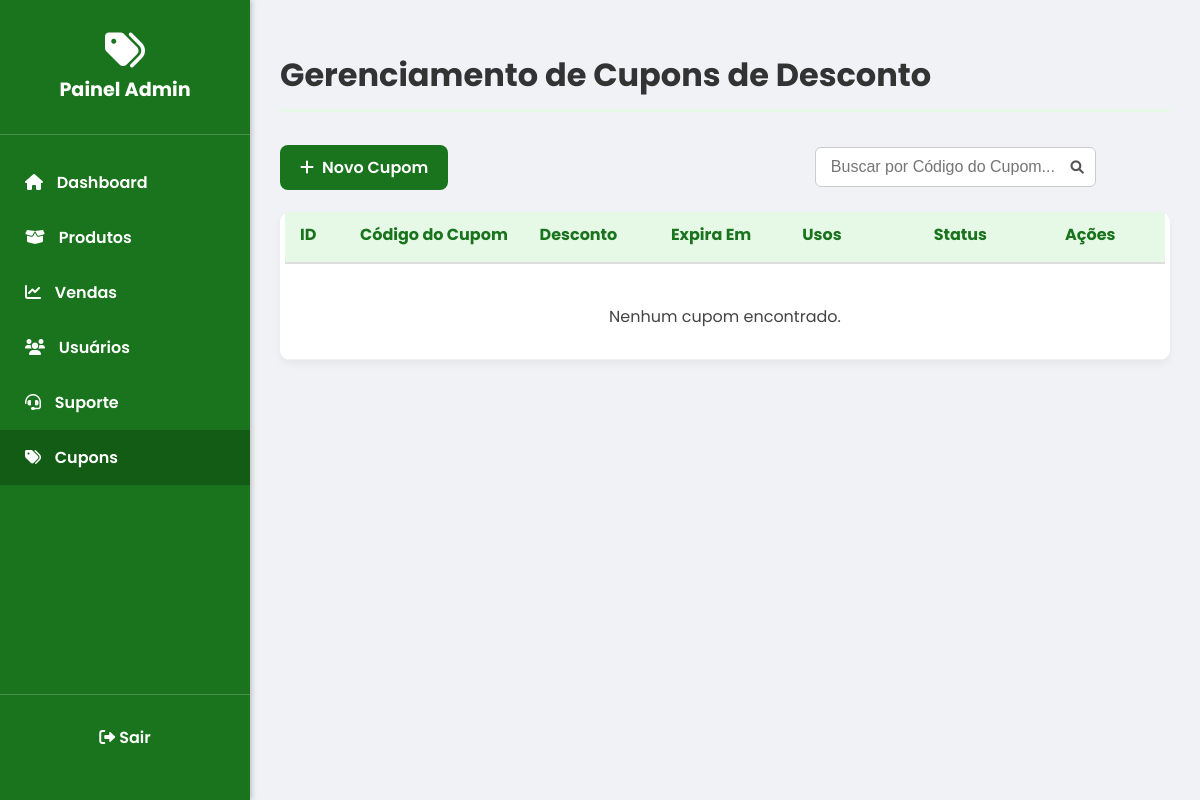
The app's page /cupons.php, older data.
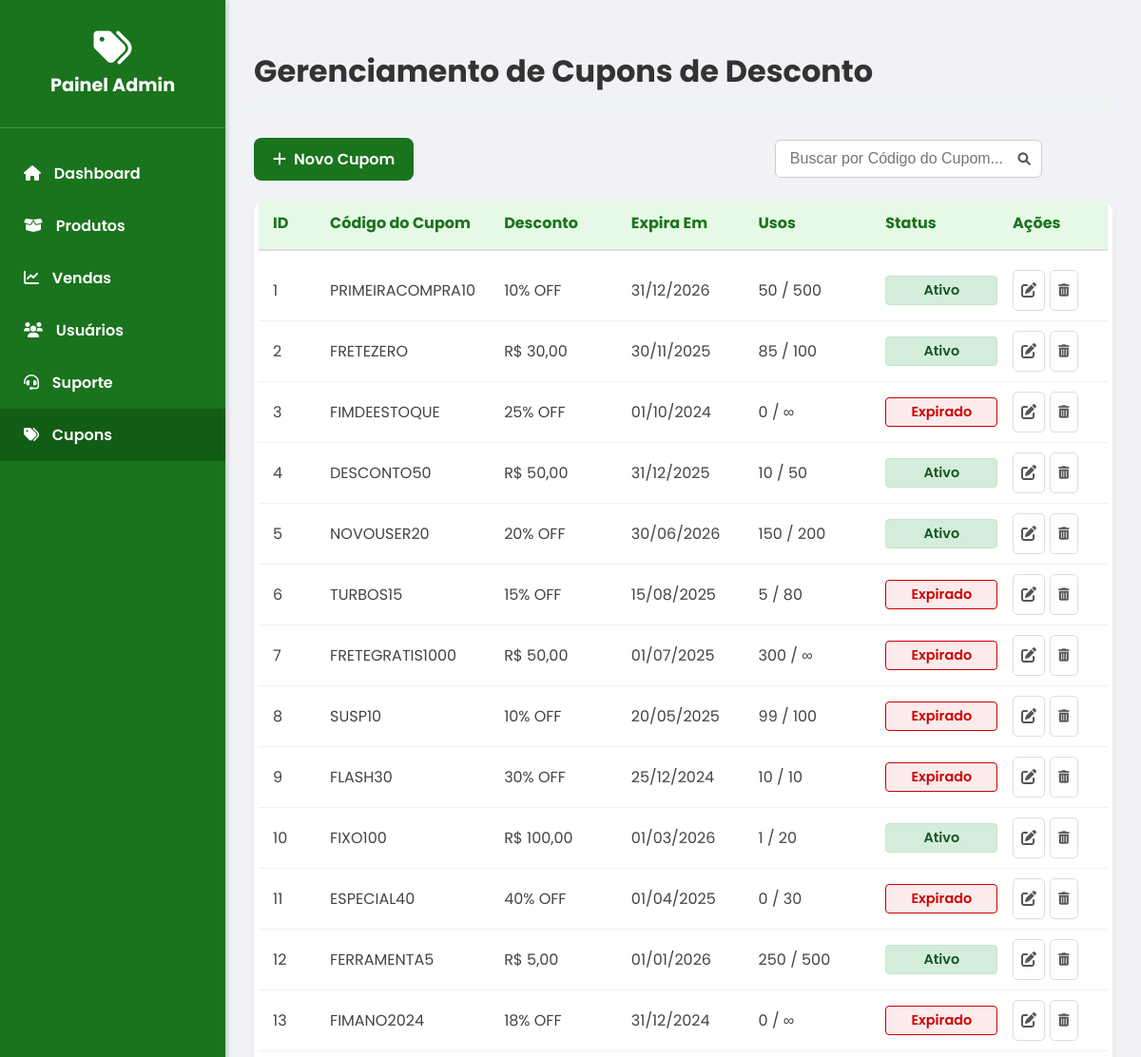
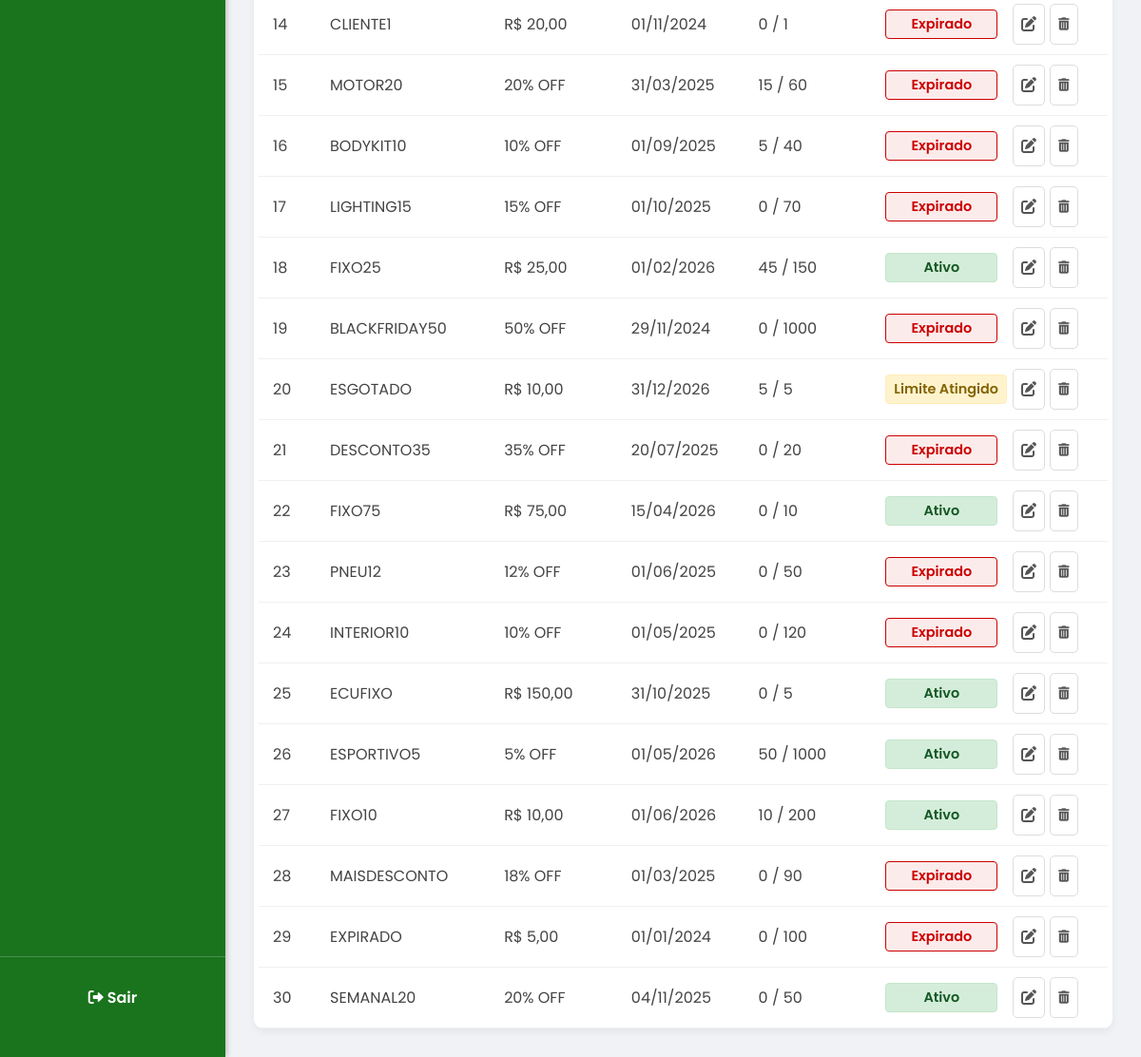
The same page, newer data (2 pictures, top to bottom).
### tables this page shows
CREATE TABLE IF NOT EXISTS cupons (
    id_cupom INT PRIMARY KEY AUTO_INCREMENT,
    codigo VARCHAR(20) UNIQUE NOT NULL,
    tipo ENUM('percentual', 'fixo') NOT NULL,
    valor DECIMAL(10, 2) NOT NULL,
    data_expiracao DATE,
    uso_maximo INT DEFAULT NULL,
    usos_atuais INT DEFAULT 0,
    status ENUM('Ativo', 'Inativo') DEFAULT 'Ativo',
    CREATED_AT TIMESTAMP DEFAULT CURRENT_TIMESTAMP
);

### cupons.php (the view, shortened to what this page needs)
<?php
require_once 'connection.php';
$searchTerm = '';
$whereClause = '';
$sql = "SELECT id_cupom, codigo, tipo, valor, data_expiracao, status, uso_maximo, usos_atuais FROM cupons"
        . $whereClause .
        " ORDER BY id_cupom ASC";
$result = $conn->query($sql);
function formatarDesconto($tipo, $valor) {
    if ($tipo === 'percentual') {
        return number_format($valor, 0, ',', '.') . '% OFF';
    } elseif ($tipo === 'fixo') {
        return ($valor == 0.00) ? 'Frete Grátis' : 'R$ ' . number_format($valor, 2, ',', '.');
    }
    return 'N/A';
}
function getClassStatus($status, $data_expiracao, $uso_maximo, $usos_atuais) {
    $hoje = new DateTime();
    if ($data_expiracao && (new DateTime($data_expiracao) < $hoje)) {
        return 'inactive expired';
    }
    if ($uso_maximo !== null && $uso_maximo > 0 && $usos_atuais >= $uso_maximo) {
        return 'inactive limit-reached';
    }
    if ($status === 'Ativo') {
        return 'active';
    }
    return 'inactive';
}
?>
<!DOCTYPE html>
<html lang="pt-br">
<head>
    <link rel="stylesheet" href="admin.css">
    <link rel="stylesheet" href="https://cdnjs.cloudflare.com/ajax/libs/font-awesome/6.0.0-beta3/css/all.min.css">
</head>
<body>
    <div class="admin-layout">
        <aside class="sidebar">
            <div class="sidebar-header">
                <i class="fas fa-tags"></i>
                <h2>Painel Admin</h2>
            </div>
            <nav class="sidebar-nav">
                <a href="admin.php" class="nav-item"><i class="fas fa-home"></i> Dashboard</a>
                <a href="produtos.php" class="nav-item"><i class="fas fa-box-open"></i> Produtos</a>
                <a href="vendas.php" class="nav-item"><i class="fas fa-chart-line"></i> Vendas</a>
                <a href="usuarios.php" class="nav-item"><i class="fas fa-users"></i> Usuários</a>
                <a href="suporteAdmin.php" class="nav-item"><i class="fas fa-headset"></i> Suporte</a>
                <a href="#" class="nav-item active"><i class="fas fa-tags"></i> Cupons</a>
            </nav>
            <div class="logout-section">
                <a href="index.php"><i class="fas fa-sign-out-alt"></i> Sair</a>
            </div>
        </aside>
        <main class="main-content">
            <h1 class="page-title">Gerenciamento de Cupons de Desconto</h1>
            <section id="cupons-section">
                <div class="action-bar">
                    <a href="novo_cupom.php" class="add-btn" style="text-decoration: none;">
                        <i class="fas fa-plus"></i> Novo Cupom
                    </a>
                    <form method="GET" action="cupons.php" class="search-form" style="display: flex;">
                        <div class="search-container">
                            <input type="text" name="search" placeholder="Buscar por Código do Cupom..." class="search-input" value="<?= htmlspecialchars($searchTerm) ?>">
                            <button type="submit" class="search-icon-btn" title="Pesquisar">
                                <i class="fas fa-search"></i>
                            </button>
                        </div>
                    </form>
                </div>
                <div class="data-table">
                    <div class="table-header product-grid-template">
                        <span>ID</span>
                        <span>Código do Cupom</span>
                        <span>Desconto</span>
                        <span>Expira Em</span>
                        <span>Usos</span>
                        <span>Status</span>
                        <span>Ações</span>
                    </div>
                    <?php if ($result->num_rows > 0): ?>
                        <?php while ($cupom = $result->fetch_assoc()):
                            $id_cupom = htmlspecialchars($cupom['id_cupom']);
                            $codigo = htmlspecialchars($cupom['codigo']);
                            $data_expiracao = $cupom['data_expiracao'];
                            $desconto_formatado = formatarDesconto($cupom['tipo'], $cupom['valor']);
                            $status_class = getClassStatus($cupom['status'], $data_expiracao, $cupom['uso_maximo'], $cupom['usos_atuais']);
                            $status_texto = ucfirst($cupom['status']);
                            if (strpos($status_class, 'expired') !== false) {
                                $status_texto = 'Expirado';
                            } elseif (strpos($status_class, 'limit-reached') !== false) {
                                $status_texto = 'Limite Atingido';
                            }
                        ?>
                        <div class="table-row product-grid-template">
                            <span class="cell-data" data-label="ID"><?php echo $id_cupom; ?></span>
                            <span class="cell-data" data-label="Código do Cupom"><?php echo $codigo; ?></span>
                            <span class="cell-data" data-label="Desconto"><?php echo $desconto_formatado; ?></span>
                            <span class="cell-data" data-label="Expira Em">
                                <?php
                                    echo $data_expiracao
                                        ? (new DateTime($data_expiracao))->format('d/m/Y')
                                        : 'Nunca';
                                ?>
                            </span>
                            <span class="cell-data" data-label="Usos">
                                <?php
                                    echo htmlspecialchars($cupom['usos_atuais']);
                                    if ($cupom['uso_maximo'] !== null) {
                                        echo ' / ' . htmlspecialchars($cupom['uso_maximo']);
                                    } else {
                                        echo ' / ∞';
                                    }
                                ?>
                            </span>
                            <span class="cell-data status <?php echo $status_class; ?>" data-label="Status">
                                <?php echo htmlspecialchars($status_texto); ?>
                            </span>
                            <span class="actions" data-label="Ações">
                                <a href="editar_cupom.php?id=<?php echo $id_cupom; ?>" class="action-btn edit" title="Editar">
                                    <i class="fas fa-edit"></i>
                                </a>
                                <button class="action-btn delete" title="Excluir" onclick="confirmarExclusao('<?php echo $id_cupom; ?>', '<?php echo $codigo; ?>')">
                                    <i class="fas fa-trash-alt"></i>
                                </button>
                            </span>
                        </div>
                        <?php endwhile; ?>
                    <?php else: ?>
                        <div class="table-row">
                            <span class="cell-data" style="grid-column: 1 / -1; text-align: center; padding: 15px;">
                                Nenhum cupom encontrado.
                            </span>
                        </div>
                    <?php endif; ?>
                    </div>
            </section>
        </main>
    </div>
</body>
</html>

### admin.css (style rules this page uses)
body { font-family: 'Poppins', sans-serif; background-color: #f0f2f5; margin: 0; padding: 0; min-height: 100vh; }
.admin-layout { display: flex; min-height: 100vh; }
.sidebar { width: 250px; background-color: #1a731d; color: #fff; display: flex; flex-direction: column; padding: 20px 0; box-shadow: 2px 0 5px rgba(0, 0, 0, 0.2); }
.sidebar-header { text-align: center; padding: 10px 0 30px; border-bottom: 1px solid rgba(255, 255, 255, 0.2); margin-bottom: 20px; }
.sidebar-header i { font-size: 2.5rem; margin-bottom: 5px; }
.sidebar-header h2 { font-size: 1.2rem; font-weight: 700; margin: 0; }
.sidebar-nav { flex-grow: 1; }
.nav-item { display: block; padding: 15px 25px; color: #fff; text-decoration: none; font-weight: 600; transition: background-color 0.3s ease; }
.nav-item i { margin-right: 10px; }
.nav-item:hover, .nav-item.active { background-color: #135c16; }
.logout-section { padding: 20px; border-top: 1px solid rgba(255, 255, 255, 0.2); }
.logout-section a { display: block; color: #fff; text-decoration: none; font-weight: 600; padding: 10px; text-align: center; border-radius: 5px; transition: background-color 0.3s ease; }
.main-content { flex-grow: 1; padding: 30px; }
.page-title { color: #333; font-size: 2rem; font-weight: 700; margin-bottom: 30px; border-bottom: 3px solid #e6f9e6; padding-bottom: 10px; }
.action-bar { display: flex; justify-content: space-between; margin-bottom: 20px; gap: 20px; }
.add-btn { background-color: #1a731d; color: #fff; border: none; padding: 10px 20px; border-radius: 8px; font-weight: 600; cursor: pointer; transition: background-color 0.3s ease; text-decoration: none; display: inline-flex; align-items: center; }
.add-btn i { margin-right: 8px; }
.search-input { padding: 10px; border: 1px solid #ddd; border-radius: 8px; width: 300px; }
.data-table { background-color: #fff; border-radius: 10px; box-shadow: 0 4px 8px rgba(0, 0, 0, 0.05); overflow: hidden; }
.product-grid-template { grid-template-columns: 0.5fr 2fr 1fr 1fr 0.8fr 1fr; }
.table-header { display: grid; padding: 15px; background-color: #e6f9e6; font-weight: 700; color: #1a731d; border-bottom: 1px solid #ddd; }
.table-row { display: grid; padding: 15px; border-bottom: 1px solid #f0f0f0; align-items: center; }
.cell-data { color: #444; }
.status { padding: 5px 10px; border-radius: 20px; font-size: 0.85rem; text-align: center; justify-self: start; min-width: 100px; }
.status.active, .status.delivered { color: #1a731d; font-weight: 600; background-color: #e6f9e6; }
.cell-data.red, .status.cancelled, .status.inactive { color: #d9534f; font-weight: 600; background-color: #ffebee; }
.cell-data.status { color: #4c4c4c; background-color: #f5f5f5; font-weight: 600; }
.actions { display: flex; gap: 5px; justify-content: flex-start; }
.action-btn { background: none; border: 1px solid #ddd; color: #555; padding: 8px; border-radius: 5px; cursor: pointer; transition: background-color 0.3s ease, color 0.3s ease, border-color 0.3s ease; }
.table-row .cell-data:nth-child(1), .table-header span:nth-child(1) { padding-left: 15px; text-align: left; }
.table-row .cell-data:nth-child(2), .table-header span:nth-child(2) { padding-left: 10px; text-align: left; }
.data-table { padding-left: 5px; padding-right: 5px; }
.status { padding: 5px 10px; border-radius: 20px; font-size: 0.85rem; text-align: center; justify-self: start; min-width: 100px; font-weight: 600; }
.status.active { color: #1a731d; background-color: #e6f9e6; }
.status.inactive, .status.cancelled { color: #d9534f; background-color: #ffebee; }
.action-btn { background: none; border: 1px solid #ddd; color: #555; padding: 8px; border-radius: 5px; cursor: pointer; transition: background-color 0.3s ease; }
.search-container { position: relative; display: flex; align-items: center; max-width: 400px; }
.search-input { width: 100%; padding: 12px 40px 12px 15px; border: 2px solid #ddd; border-radius: 8px; font-size: 14px; transition: border-color 0.3s ease, box-shadow 0.3s ease; background-color: #fff; }
.table-row { transition: opacity 0.3s ease, transform 0.3s ease; }

Row changes from the older to the newer data that the page shows:
added cupons: id_cupom "1", codigo "PRIMEIRACOMPRA10", desconto_formatado "10% OFF", data_expiracao "31/12/2026", usos_atuais "50", uso_maximo "500", status "Ativo"
added cupons: id_cupom "2", codigo "FRETEZERO", desconto_formatado "R$ 30,00", data_expiracao "30/11/2025", usos_atuais "85", uso_maximo "100", status "Ativo"
added cupons: id_cupom "3", codigo "FIMDEESTOQUE", desconto_formatado "25% OFF", data_expiracao "01/10/2024", usos_atuais "0", status_texto "Expirado"
added cupons: id_cupom "4", codigo "DESCONTO50", desconto_formatado "R$ 50,00", data_expiracao "31/12/2025", usos_atuais "10", uso_maximo "50", status "Ativo"
added cupons: id_cupom "5", codigo "NOVOUSER20", desconto_formatado "20% OFF", data_expiracao "30/06/2026", usos_atuais "150", uso_maximo "200", status "Ativo"
added cupons: id_cupom "6", codigo "TURBOS15", desconto_formatado "15% OFF", data_expiracao "15/08/2025", usos_atuais "5", uso_maximo "80", status_texto "Expirado"
added cupons: id_cupom "7", codigo "FRETEGRATIS1000", desconto_formatado "R$ 50,00", data_expiracao "01/07/2025", usos_atuais "300", status_texto "Expirado"
added cupons: id_cupom "8", codigo "SUSP10", desconto_formatado "10% OFF", data_expiracao "20/05/2025", usos_atuais "99", uso_maximo "100", status_texto "Expirado"
added cupons: id_cupom "9", codigo "FLASH30", desconto_formatado "30% OFF", data_expiracao "25/12/2024", usos_atuais "10", uso_maximo "10", status_texto "Expirado"
added cupons: id_cupom "10", codigo "FIXO100", desconto_formatado "R$ 100,00", data_expiracao "01/03/2026", usos_atuais "1", uso_maximo "20", status "Ativo"
added cupons: id_cupom "11", codigo "ESPECIAL40", desconto_formatado "40% OFF", data_expiracao "01/04/2025", usos_atuais "0", uso_maximo "30", status_texto "Expirado"
added cupons: id_cupom "12", codigo "FERRAMENTA5", desconto_formatado "R$ 5,00", data_expiracao "01/01/2026", usos_atuais "250", uso_maximo "500", status "Ativo"
added cupons: id_cupom "13", codigo "FIMANO2024", desconto_formatado "18% OFF", data_expiracao "31/12/2024", usos_atuais "0", status_texto "Expirado"
added cupons: id_cupom "14", codigo "CLIENTE1", desconto_formatado "R$ 20,00", data_expiracao "01/11/2024", usos_atuais "0", uso_maximo "1", status_texto "Expirado"
added cupons: id_cupom "15", codigo "MOTOR20", desconto_formatado "20% OFF", data_expiracao "31/03/2025", usos_atuais "15", uso_maximo "60", status_texto "Expirado"
added cupons: id_cupom "16", codigo "BODYKIT10", desconto_formatado "10% OFF", data_expiracao "01/09/2025", usos_atuais "5", uso_maximo "40", status_texto "Expirado"
added cupons: id_cupom "17", codigo "LIGHTING15", desconto_formatado "15% OFF", data_expiracao "01/10/2025", usos_atuais "0", uso_maximo "70", status_texto "Expirado"
added cupons: id_cupom "18", codigo "FIXO25", desconto_formatado "R$ 25,00", data_expiracao "01/02/2026", usos_atuais "45", uso_maximo "150", status "Ativo"
added cupons: id_cupom "19", codigo "BLACKFRIDAY50", desconto_formatado "50% OFF", data_expiracao "29/11/2024", usos_atuais "0", uso_maximo "1000", status_texto "Expirado"
added cupons: id_cupom "20", codigo "ESGOTADO", desconto_formatado "R$ 10,00", data_expiracao "31/12/2026", usos_atuais "5", uso_maximo "5", status_texto "Limite Atingido"
added cupons: id_cupom "21", codigo "DESCONTO35", desconto_formatado "35% OFF", data_expiracao "20/07/2025", usos_atuais "0", uso_maximo "20", status_texto "Expirado"
added cupons: id_cupom "22", codigo "FIXO75", desconto_formatado "R$ 75,00", data_expiracao "15/04/2026", usos_atuais "0", uso_maximo "10", status "Ativo"
added cupons: id_cupom "23", codigo "PNEU12", desconto_formatado "12% OFF", data_expiracao "01/06/2025", usos_atuais "0", uso_maximo "50", status_texto "Expirado"
added cupons: id_cupom "24", codigo "INTERIOR10", desconto_formatado "10% OFF", data_expiracao "01/05/2025", usos_atuais "0", uso_maximo "120", status_texto "Expirado"
added cupons: id_cupom "25", codigo "ECUFIXO", desconto_formatado "R$ 150,00", data_expiracao "31/10/2025", usos_atuais "0", uso_maximo "5", status "Ativo"
added cupons: id_cupom "26", codigo "ESPORTIVO5", desconto_formatado "5% OFF", data_expiracao "01/05/2026", usos_atuais "50", uso_maximo "1000", status "Ativo"
added cupons: id_cupom "27", codigo "FIXO10", desconto_formatado "R$ 10,00", data_expiracao "01/06/2026", usos_atuais "10", uso_maximo "200", status "Ativo"
added cupons: id_cupom "28", codigo "MAISDESCONTO", desconto_formatado "18% OFF", data_expiracao "01/03/2025", usos_atuais "0", uso_maximo "90", status_texto "Expirado"
added cupons: id_cupom "29", codigo "EXPIRADO", desconto_formatado "R$ 5,00", data_expiracao "01/01/2024", usos_atuais "0", uso_maximo "100", status_texto "Expirado"
added cupons: id_cupom "30", codigo "SEMANAL20", desconto_formatado "20% OFF", data_expiracao "04/11/2025", usos_atuais "0", uso_maximo "50", status "Ativo"
Text that changed along with them:
text no longer shown: "Nenhum cupom encontrado."
